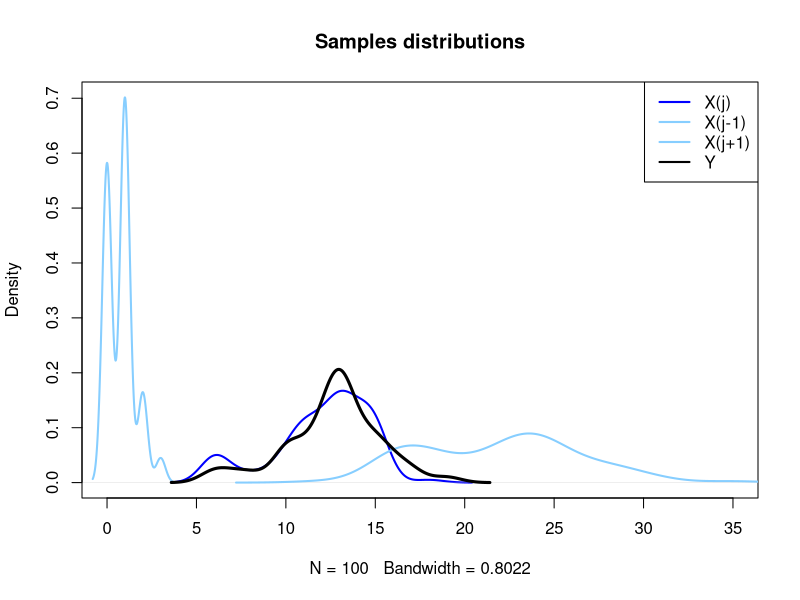
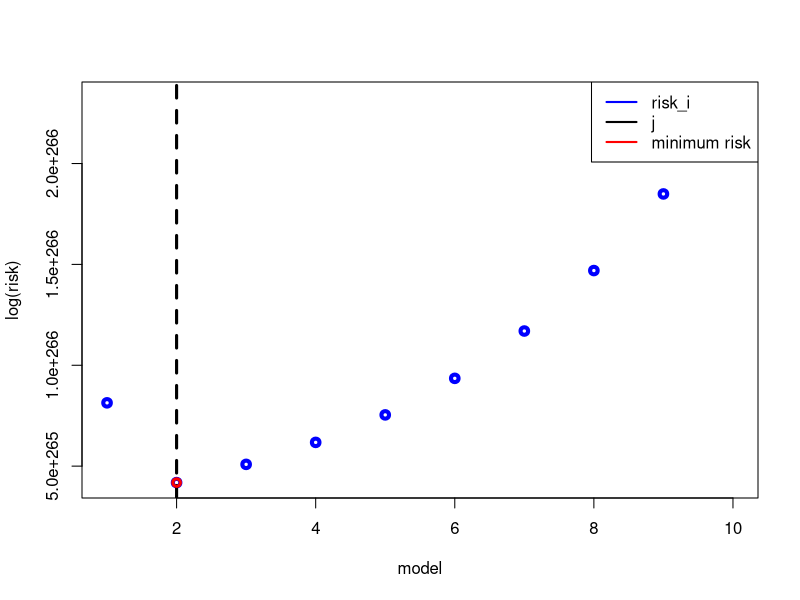

R code for these plots, in order:
## ---- chunk 1
knitr::opts_chunk$set(echo = TRUE)
## ---- chunk 2
k = 10 #number of samples X from different distributions we consider
lambda =seq(1,100,length.out = k)
M = 50
theta = seq(1,100,length= 100) #support
n = length(theta)
fun1 = function(n,lambda)(rpois(n,lambda))
sethuraman.cost <- function(fun,mu, M){
  n <- 5000
  y <- fun(n,mu)
  thet <- rbeta(n,shape1 = 1, shape2 = M)
  prob <- rep(0,n)
  prob[1] <- thet[1]
  prob[2:n] = sapply(2:n, function(i) thet[i] * prod(1 - thet[1:(i-1)]))
  return(list('alpha'=y,'pi'=prob))
}

X = matrix(NA, n,k)
j = sample(seq(2,k-2),1) #random choice of distribution for y
for (i in 1:k){
  obj= sethuraman.cost(fun1,mu = lambda[i],M = M)
  X[,i] <- sample(obj$alpha,size= n, prob=obj$pi,replace=T)
  if (i == j)(obj_y = obj)
}  
y <- sample(obj_y$alpha,size= n, prob=obj_y$pi,replace=T)

## ---- chunk 3
plot(density(X[,j]),col = "blue",lwd =2,
     xlim=range(min(X[,j-1]),max(X[,j+1])),
     ylim=range(0,max(c(max(density(X[,j-1])$y),max(density(X[,j])$y),max(density(X[,j+1])$y)))),
                main = "Samples distributions")
lines(density(X[,j-1]),col = "skyblue1",lwd =2)
lines(density(X[,j+1]),col = "skyblue1",lwd =2)
lines(density(y),lwd = 3)
legend("topright", 
       c("X(j)","X(j-1)","X(j+1)","Y"), col = c("blue", "skyblue1", "skyblue1","black"),
       lwd = 2)

## ---- chunk 4

C = matrix(NA,n,k)
k_ = rep(NA,length.out = length(theta))
k_ = sapply(1:length(theta), function(i) sum(y==i)) #number of Y_i = i
for (i in 1:k){
  C[,i] = sapply(1:length(theta), function(m) sum(X[,i] == m))
}
alpha = matrix(NA,length(theta),k)
for (l in 1:k){
  alpha[,l] = dpois(theta,lambda[l])*M
  alpha[,l]+C[,l] #alpha'
}

poli = function(x,n){
  p = x
  for (i in 1:(n-1)){
    p = prod(p,x+i)
  }
  if (n ==0)(p = 1)
  return(p)
}
probs = matrix(NA,length(theta),length(lambda)) #risk
for (i in theta){
  for (l in 1:k){
    probs[i,l] = log(poli(alpha[i,l],k_[i])/poli(M,length(theta)))
  }
}
probs = sapply(1:length(lambda),function(i)prod(probs[,i]))
plot(probs,ylab = "log(risk)", xlab = "model",col = "blue", lwd = 4)
abline(v = j, lwd=3, lty=2)
points(x = which.min(probs),y = probs[which.min(probs)], col = "red", lwd = 3)
legend("topright", 
       c("risk_i","j","minimum risk"), col = c("blue", "black","red"),
       lwd = 2)


